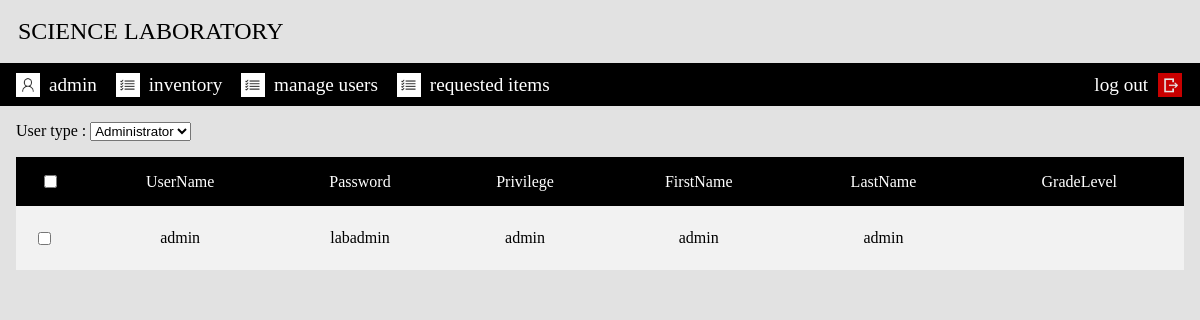
/UserAccessControl.php (signed in), run on the app's committed database.
### tables this page shows
CREATE TABLE `users` (
  `UserName` varchar(30) NOT NULL,
  `Password` varchar(30) DEFAULT NULL,
  `Privilege` enum('admin','user') NOT NULL DEFAULT 'user',
  `FirstName` varchar(30) DEFAULT NULL,
  `LastName` varchar(30) DEFAULT NULL,
  `GradeLevel` varchar(30) DEFAULT NULL,
  PRIMARY KEY (`UserName`)
);

### UserAccessControl.php (the view, shortened to what this page needs)
<?php
  include("Connection.php");
  include("NavBar.php");
?>
<!doctype html>
<html>
<head>
  <link rel="stylesheet" href="styles.css">
</head>
<body>
<div class="logo"><a href="#home">SCIENCE LABORATORY</a></div>
<?php DisplayNavBar();
?>
<p class="NavBarSpacer">
<div class="TableContainer">
<form action="" class="forming" method="post" style="margin:1em;margin-bottom:0;">
  <a>User type : </a>
  <select name="SelectTable" class="inputbox" onChange="this.form.submit()">
    <?php
      if($_SESSION["InitialUserTypeValue"]=="admin"){ echo '
        <option value="admin" selected>Administrator</option>
        <option value="user">User</option>';
      }
      else{ echo '
        <option value="admin">Administrator</option>
        <option value="user" selected>User</option>';
      }
    ?>
  </select>
</form>
<div class="TableContainer" style="margin:1em;">
  <table id="users" class="newTable">
  <tr>
  <th>
    <input onClick="CheckBoxAll(this)" type="checkbox">
  </th>
<?php
  $tableitems = mysqli_query($Users, "SELECT * FROM users WHERE `Privilege` = '".$_SESSION['InitialUserTypeValue']."'");
  $all_property = array();
  while ($property = mysqli_fetch_field($tableitems)) {
    echo '<th onclick="sortTable(0)" style="padding-top: 0;padding-bottom: 0;">'. $property->name . '</th>';
    array_push($all_property, $property->name);
  }
  while ($row = mysqli_fetch_array($tableitems)) {
  echo '<tr><td style="padding: .75em .75em .75em 0;"><input type="checkbox" name="item"></td>';
  foreach ($all_property as $item){?>
  <td>
    <a class="button-useraccess" href="?id1=<?php echo ($row[0]);?>#popup1">
      <?php echo $row[$item];?>
    </a>
    <div id="popup1" class="overlay">
      <div class="popup"><br>
  <?php
  }
}
?>
  </div>
  </div>
  </td>
  </tr>
</body>
</html>

### NavBar.php (shortened to what this page needs)
<?php
function DisplayNavBar() {
  $UserName = $_SESSION["FirstName"];
?>
  <nav id="myHeader">
    <ul>
      <li>
        <a>
          <img src="../img\user-icon.png"style="margin-left:0;padding-left:.35em;" class="navicons"><?php echo $UserName; ?></a>
      </li>
      <?php
        if($_SESSION['Privilege'] == "admin"){
          echo '
          <li>
            <a href="InventoryAdministrator.php">
              <img src="../img\inventory-icon.png" class="navicons">inventory</a>
          </li>
          <li>
            <a href="UserAccessControl.php">
              <img src="../img\inventory-icon.png" class="navicons">manage users</a>
          </li>
          <li>
          <a href="RequestedItems.php">
            <img src="../img\inventory-icon.png" class="navicons">requested items</a>
          </li>';
        }
      ?>
      <li style="float: right;">
        <a href="index.php">
          log out<img src="../img\signout-icon.png" style="margin-left:.5em;" class="navicons"></a>
      </li>
    </ul>
</nav>
<?php
}
?>

### styles.css (style rules this page uses)
* { margin: 0; padding: 0; }
.overlay { position: fixed; top: 0; bottom: 0; left: 0; right: 0; background: rgba(0, 0, 0, 0.8); visibility: hidden; opacity: 0; z-index: 100; }
.popup { top: 25%; margin: 0 auto; padding: 1em; background: rgb(235, 235, 235); width: 50%; height: 15em; position: relative; }
body { font-family: 'Segoe UI Light'; background-color: #e2e2e2; }
.logo { overflow: hidden; text-align: left; margin: .75em; font-family: 'Segoe UI Semibold'; font-size: 1.5em; }
.logo a { float: left; display: block; color: black; text-decoration: none; }
input[type='checkbox'] { margin: .75em 0; }
nav { width: 100%; color: white; }
nav ul { font-size: 1.2em; list-style-type: none; overflow: hidden; background-color: black; }
nav ul li { float: left; list-style: none; }
nav ul li a { color: white; display: flex; align-items: center; padding: .5em; text-decoration: none; }
.navicons { margin-right: .45em; width: 1.25em; height: 1.25em; }
.newTable { border-collapse: collapse; text-align: center; width: 100%; }
.newTable tr:nth-child(even) { background-color: #f2f2f2; }
.newTable th { padding: .5em 0; background-color: rgb(0, 0, 0); color: #ffffff; font-weight: normal; }
.newTable td { height: 2.5em; }
.button-useraccess { color: black; text-decoration: none; }

### data on the page
users: UserName "admin", Password "labadmin", Privilege "admin", FirstName "admin", LastName "admin"

### other printed values
$UserName "admin"
$property->name "UserName"
$property->name "Password"
$property->name "Privilege"
$property->name "FirstName"
$property->name "LastName"
$property->name "GradeLevel"
